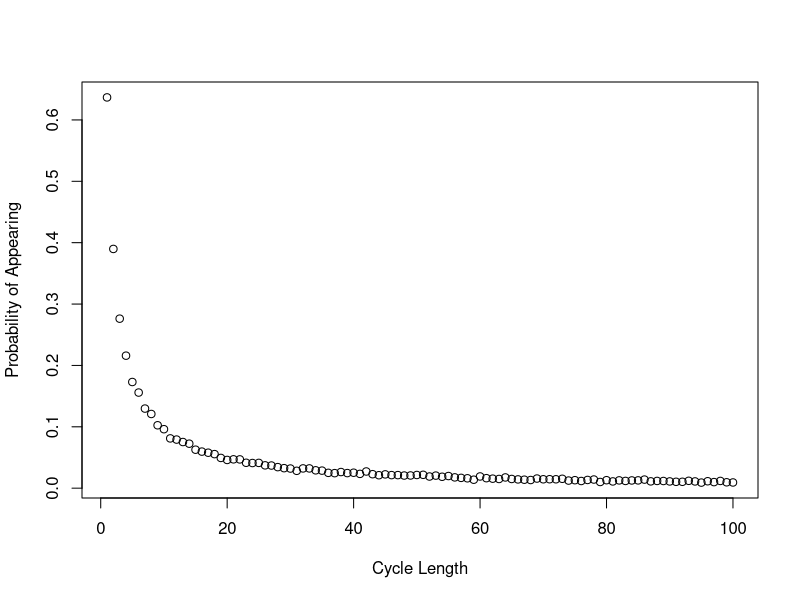

Recreate this plot in R.
# Aidan Garrity (s1997567), Eleni Michaelidou (s2226022), Meshari Alrafidi (s2319759)

# Brief description of what each team member contributed to the project:

# Proportion of the work was undertaken by each team member: Aidan Garrity: 
#                                                            Eleni Michaelidou: 
#                                                            Meshari Alrafidi: 


# -------------------- Overview of the code --------------------

# We simulate the following puzzle: 2n prisoners are given a natural number to identify them, they enter a room 
# with 2n boxes, each box containing a number inside it and a number on it's lid. The prisoners' goal is to select the 
# box with their number in it. They are allowed to choose a maximum of n boxes. Three strategies are simulated here:
# Strategy 1. A prisoner selects the box with their number on the lid. If the number of the card inside the lid, k, is not their 
# number they go to box k and open it. They continue doing this until they either have found their number or have chosen 
# n boxes. 
# Strategy 2. The prisoner chooses a random box then repeats the steps in strategy 1.
# Strategy 3. n boxes are checked randomly 

#---------------------Part One----------------------------------

Pone <- function(n, k, strategy, nreps=10000){
  # This function estimates the probability a single prisoner succeeding in finding their number.
  # Input:  n: the maximum number of boxes the prisoner is allowed to open
  #         k: the prisoner’s number
  #         strategy: which strategy to implement {1,2,3}
  #         nreps (10000 by default): the number of iterations of the simulations to run (in order to estimate the probability)
  # Output: prob: probability of a single prisoner succeeding in finding their number.
  
  prisoners <- k
  prob <- strategy_selection(n, prisoners, strategy, nreps)
  return(prob)
}

Pall <- function(n, strategy, nreps=10000){
  # This function estimates the probability of all prisoners finding their numbers.
  # Input:  n: the maximum number of boxes a prisoner is allowed to open
  #         strategy: which strategy to implement {1,2,3}
  #         nreps (10000 by default): the number of iterations of the simulations to run (in order to estimate the probability)
  # Output: prob: probability of all prisoners succeeding in finding their number.
  
  # Assigning a unique prisoner number to each of the 2n prisoners.
  prisoners <- c(1:(2*n))
  prob <- strategy_selection(n, prisoners, strategy, nreps)
  return(prob)
}


strategy_selection <- function(n, prisoners, strategy, nreps){
  
  if (strategy == 1) {
    
    # The prisoner(s) select(s) the box with their number on the lid as their first box.
    initial_box <- prisoners
    
    prob <- following_numbers(n, prisoners, initial_box, nreps)
    
  }
  else if (strategy ==2) {
    
    # The prisoner(s) select(s) the first box randomly.
    # Two prisoners can start from the same box (replace = TRUE)
    initial_box <- sample(1:(2*n), size=length(prisoners), replace = TRUE)
    
    prob <- following_numbers(n, prisoners, initial_box, nreps)
    
  }
  else if (strategy == 3){
    
    prob <- picking_randomly(n, prisoners, nreps)
    
  }
}


following_numbers <- function(n, prisoners, initial_box, nreps){
  # This function estimates the probability of a single prisoner succeeding in finding their number.
  # The prisoner opens boxes by following the numbers on the card within the boxes.
  # Input:  n: the maximum number of boxes the prisoner is allowed to open
  #         k: the prisoner’s number
  #         nreps: the number of iterations of the simulations to run (in order to estimate the probability)
  # Output: prob: probability of a single prisoner succeeding in finding their number.
  
  
  # success_trial represents the number of trials all prisoners (participating in the experiment) finding their boxes.
  # Initialization of "success_trial"
  success_trial <- 0  
  
  
  # Running the experiment nreps times
  for (i in 1:nreps){
    
    # boxes_found represents the number of prisoners found their boxes.
    # Reset of "boxes_found" in each repetition.
    boxes_found <- 0 
    
    # Assign numbers (1 to 2*n) randomly within the 2*n boxes before starting the experiment.
    # Random placement of numbers within the boxes in each simulation.
    boxes <- sample(1:(2*n), 2*n, replace=FALSE)
    
    pick <- c()
    
    for (k in 1:length(prisoners)){
      
      # Initial box for the experiment based on the strategy for each prisoner
      pick <- initial_box[k]
      
      # The prisoner repeat the process of opening boxes until they have either found the card
      # with their number on it (break the loop) or opened n boxes without finding it.
      for (trial in 1:n){
        
        # Exit the loop when the prisoner finds the card in the box with their number.
        if (boxes[pick] == prisoners[k]){
          boxes_found <- boxes_found + 1
          break
        }else{
          pick = boxes[pick]
        }
      }
    }
    
    # A trial considers as success if all prisoners participating in the experiment find their number.
    if (boxes_found == length(prisoners)){
      success_trial <- success_trial + 1
    }
  }
  
  # probability of success (the prisoner(s) succeed(s) in finding their number).
  prob = success_trial / nreps
  return(prob)
}


picking_randomly <- function(n, prisoners, nreps){
  # This function estimates the probability of a single prisoner succeeding in finding their number.
  # The prisoner opens n boxes at random, checking each card for their number.
  # Input:  n: the maximum number of boxes the prisoner is allowed to open
  #         k: the prisoner’s number
  #         nreps: the number of iterations of the simulations to run (in order to estimate the probability)
  # Output: prob: probability of a single prisoner succeeding in finding their number.
  
  # success_trial represents the number of trials all prisoners (participating in the experiment) finding their boxes.
  # Initialization of "success_trial"
  success_trial <- 0  
  
  # Running the experiment nreps times
  for (i in 1:nreps){
    
    # boxes_found represents the number of prisoners found their boxes.
    # Reset of "boxes_found" in each repetition.
    boxes_found <- 0 
    
    for (k in 1:length(prisoners)){
      
      # we create 2n boxes, n of which can be opened
      boxes <- sample(1:(2*n), n)
      
      # if the prisoner's number is selected... 
      if (k %in% boxes){
        
        # counter increases
        boxes_found <- boxes_found + 1
      }
    }
    
    # A trial considers as success if all prisoners participating in the experiment find their box.
    if (boxes_found == length(prisoners)){
      success_trial <- success_trial + 1
    }
  }  
  # probability of success (the prisoner(s) succeed(s) in finding their number).
  prob = success_trial / nreps
  return(prob)
}


# ---------- Example code ----------

# ---- Individual success probability ----

# Example estimating the individual success probability under Strategy 1, n =5 (nreps = 10000 by default)
Pone(n = 5, k = 4 , strategy = 1)

# Example estimating the individual success probability under Strategy 1, n =50 (nreps = 10000 by default)
Pone(n = 50, k = 4, strategy = 1)

# Example estimating the individual success probability under Strategy 2, n =5 (nreps = 10000 by default)
Pone(n = 5, k = 4, strategy = 2)

# Example estimating the individual success probability under Strategy 2, n =50 (nreps = 10000 by default)
Pone(n = 50, k = 4, strategy = 2)

# Example estimating the individual success probability under Strategy 3, n =5 (nreps = 10000 by default)
Pone(n = 5, k = 4, strategy = 3)

# Example estimating the individual success probability under Strategy 3, n =50 (nreps = 10000 by default)
Pone(n = 50, k = 4, strategy = 3)

# Computing the individual success probability under strategies 1 and 3 for a different number of boxes (n = 5, and n = 50),
# the probability of success is almost 1/2 in all those cases.
# On the other hand, the individual success probability under strategy 2 for n = 5 and n = 50 is close to 4/10 (smaller than under Strategies 1 and 3).

# So, the probability of a prisoner finding their number under strategies 1 and 3 is the same (50%).

# -----

# We know that under strategies 1 and 2, a prisoner opens a box labeled with the card number contained in the previously opened box.
# So, based on that, each box is a part of a closed loop.

# Starting at the box with their number on it (Strategy 1), without the limit in attempts,
# the probability of success is 100% since the prisoner's number is guaranteed to be included in that closed loop.
# However, given that the prisoner can open up to n of the 2n boxes (half of the boxes), the probability of success is 1/2.

# Starting from a randomly selected box (Strategy 2), even without the limit on the number of attempts, it is not sure that the prisoner will succeed.
# It is possible that the prisoner's number is not within the current closed loop, and therefore the prisoner will never find their number entering a "wrong" loop.
# So, it makes sense that the P(success under Strategy 2) < P(success under strategy 1).

# Under strategy 3, we know that each prisoner can open up to n of the 2n boxes (half of the boxes) randomly.
# So, for each prisoner the P(success) = 1/2.


# ---- Joint success probability ----

# Example estimating the joint success probability under Strategy 1, n =5 (nreps = 10000 by default)
Pall(n = 5, strategy = 1)

# Example estimating the joint success probability under Strategy 1, n =50 (nreps = 10000 by default)
Pall(n = 50, strategy = 1)

# Example estimating the joint success probability under Strategy 2, n =5 (nreps = 10000 by default)
Pall(n = 5, strategy = 2)

# Example estimating the joint success probability under Strategy 2, n =50 (nreps = 10000 by default)
Pall(n = 50, strategy = 2)

# Example estimating the joint success probability under Strategy 3, n =5 (nreps = 10000 by default)
Pall(n = 5, strategy = 3)

# Example estimating the joint success probability under Strategy 3, n =50 (nreps = 10000 by default)
Pall(n = 50, strategy = 3)

# Computing the joint success probability under strategy 1 for a different number of boxes (2n boxes):
# n = 5, and n = 50, the probability of success is close to 35% and 31% respectively. 
# On the other hand, the joint probability under strategies 1 and 3 for different number of boxes (n = 5, n = 50), the probability of success is close to 0.

# So, what is surprising is that it is more likely that 100 (n = 50) prisoners will release (all prisoners find their number) under Strategy 1
# than even 10 (n = 5) prisoners open boxes under Strategies 2 and 3.

# -----

# As explained above (individual success probability under strategy 1), given that each box is a part of a closed loop and each prisoner starts at the box with their number on it,
# the prisoner will succeed if their number is a part of a loop no longer than n, and that is because each prisoner can open up to n of the 2n boxes.
# The probability of success for prisoners who their box are part of the same loop are not independent,
# since if a prisoner succeed to find their box, then all prisoners on that loop will find their box with the same probability.

# We also know that the "the prisoner is not allowed to communicate with prisoners yet to have their go".
# In addition, under strategy 3, each prisoner opens n boxes randomly. 
# So, the probability of success for each prisoner is independent.
# Individual success probability under Strategy 3 = 1/2  and attempts are independent => P((2n) prisoners succeed)) = (1/2)^(2n)
# Running the code for n = 5 and and n = 50, we find that:
# n=50: P(100 prisoners succeed) = (1/2)^100  = close to 0.
# Even for small n: e.g. n = 5: P(10 prisoners succeed) = (1/2)^10 = extremely small.


dloop <- function(n, nreps){
  # This function estimate the probability that a cycle of any length will occur in a permutation of length 2n.
  # Input:
    # n: The size of the permutation to be considered (i.e. number of prisoners, so 2n boxes are considered)
    # nreps: The amount of simulations to be run to estimate the probability vector.
  # Output:
    # A vector of length 2n where the ith entry is the estimated probability that a cycle of length i will ocurr
    # in a randomly generated permutation of length 2n.
  # Runtime: O(n * nreps)
  
  # Tracker for all cycles found.
  totalcount <- rep(0, 2*n)
  
  # Running nreps simulations.
  for (rep in 1:nreps){
    
    # Generating the boxes and cards for this simulation.
    boxes <- sample(1:(2*n))
    # Tracker for the cycles of this loop only.
    loopcount <- rep(0, 2*n)
    # Vector containing which boxes have NOT been opened
    left_to_check <- 1:(2*n)
    
    # Starting with the first box, checking all boxes for a cycle.
    # After a box has been found to be part of a cycle, it is removed from left_to_check.
    i<-1
    while (length(left_to_check) > 0) {
      
      # counter tracks the length of the current cycle.
        counter <- 1
      # j is a placeholder for opening the next box in a cycle.
        j <- i
      # tracking which boxes were part of this cycle, to be removed from left_to_check
        checked <- c()
      # iterating over all boxes in a cycle, incrementing the counter and updating the checked boxes list.
        while(i != boxes[j]){
          counter <- counter + 1
          checked <- c(checked, j)
          j <- boxes[j]
        }
        
        checked <- c(checked, j)
        
        # Indicating that a cycle of length counter was found
        # To instead enumerate all cycles in the boxes, this can be changed to 
        # loopcount[counter] <- loopcount[counter] + 1
        loopcount[counter] <- 1
        
        # Removing the checked boxes.
        left_to_check <- left_to_check[-match(checked, left_to_check)]
       
    # Setting the next box to start with for the next cycle. 
      i <- left_to_check[1]
  
    }
    
    totalcount <- totalcount + loopcount
  }
  
  return(totalcount / nreps)
}

plot(dloop(50,10000), xlab = 'Cycle Length', ylab = 'Probability of Appearing')

# IMPORTANT: The probability of loops larger than 50 appearing are NOT independent events. 
# The drawers can contain at most one cycle of length >50. So, we can't simply multiply probabilies.
# Instead, we must look at each run of the simulation:
nreps <- 10000
over50cycles <- 0

# Like running dloop(50, 10000), except at each simulation we track if there were any cycles over 50.
for (i in 1:nreps){
  probs <- dloop(50,1)
  if (1 %in% (probs[51:100]) ){
    over50cycles <- over50cycles + 1
  }
}

none_over_50_prob <- 1 - (over50cycles / nreps)
none_over_50_prob

# End of code
